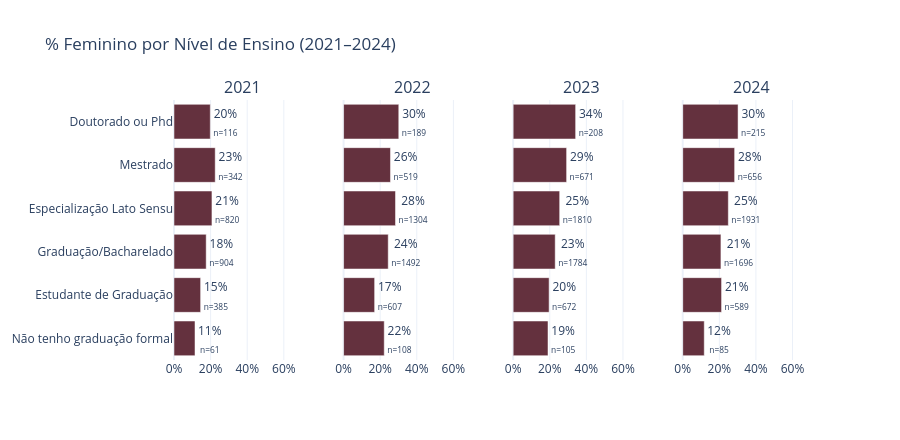

Notebook source saved alongside this figure:
### Markdown cell above
### 2.5 — Escolaridade por gênero

### Code cell
fig = subplots_pct_fem(
    df, 'nivel_ensino', NIVEL_ENSINO_ORDEM,
    '% Feminino por Nível de Ensino (2021–2024)',
    height=440,
)
fig.show()

### Figure 1 — Plotly figure (JSON) as saved in the notebook; plotly's stock layout.template omitted (floating-point values rounded to 4 significant figures)
{"data": [{"marker": {"color": "#64313E"}, "orientation": "h", "showlegend": false, "text": ["11%<br><sub>n=61</sub>", "15%<br><sub>n=385</sub>", "18%<br><sub>n=904</sub>", "21%<br><sub>n=820</sub>", "23%<br><sub>n=342</sub>", "20%<br><sub>n=116</sub>"], "textposition": "outside", "type": "bar", "x": [11.48, 14.55, 17.59, 20.73, 22.51, 19.83], "xaxis": "x", "y": ["Não tenho graduação formal", "Estudante de Graduação", "Graduação/Bacharelado", "Especialização Lato Sensu", "Mestrado", "Doutorado ou Phd"], "yaxis": "y"}, {"marker": {"color": "#64313E"}, "orientation": "h", "showlegend": false, "text": ["22%<br><sub>n=108</sub>", "17%<br><sub>n=607</sub>", "24%<br><sub>n=1492</sub>", "28%<br><sub>n=1304</sub>", "26%<br><sub>n=519</sub>", "30%<br><sub>n=189</sub>"], "textposition": "outside", "type": "bar", "x": [22.22, 16.97, 24.4, 28.37, 25.63, 30.16], "xaxis": "x2", "y": ["Não tenho graduação formal", "Estudante de Graduação", "Graduação/Bacharelado", "Especialização Lato Sensu", "Mestrado", "Doutorado ou Phd"], "yaxis": "y2"}, {"marker": {"color": "#64313E"}, "orientation": "h", "showlegend": false, "text": ["19%<br><sub>n=105</sub>", "20%<br><sub>n=672</sub>", "23%<br><sub>n=1784</sub>", "25%<br><sub>n=1810</sub>", "29%<br><sub>n=671</sub>", "34%<br><sub>n=208</sub>"], "textposition": "outside", "type": "bar", "x": [19.05, 19.64, 22.98, 25.41, 29.21, 34.13], "xaxis": "x3", "y": ["Não tenho graduação formal", "Estudante de Graduação", "Graduação/Bacharelado", "Especialização Lato Sensu", "Mestrado", "Doutorado ou Phd"], "yaxis": "y3"}, {"marker": {"color": "#64313E"}, "orientation": "h", "showlegend": false, "text": ["12%<br><sub>n=85</sub>", "21%<br><sub>n=589</sub>", "21%<br><sub>n=1696</sub>", "25%<br><sub>n=1931</sub>", "28%<br><sub>n=656</sub>", "30%<br><sub>n=215</sub>"], "textposition": "outside", "type": "bar", "x": [11.76, 21.22, 20.87, 24.91, 28.35, 30.23], "xaxis": "x4", "y": ["Não tenho graduação formal", "Estudante de Graduação", "Graduação/Bacharelado", "Especialização Lato Sensu", "Mestrado", "Doutorado ou Phd"], "yaxis": "y4"}], "layout": {"annotations": [{"font": {"size": 16}, "showarrow": false, "text": "2021", "x": 0.1062, "xanchor": "center", "xref": "paper", "y": 1, "yanchor": "bottom", "yref": "paper"}, {"font": {"size": 16}, "showarrow": false, "text": "2022", "x": 0.3688, "xanchor": "center", "xref": "paper", "y": 1, "yanchor": "bottom", "yref": "paper"}, {"font": {"size": 16}, "showarrow": false, "text": "2023", "x": 0.6313, "xanchor": "center", "xref": "paper", "y": 1, "yanchor": "bottom", "yref": "paper"}, {"font": {"size": 16}, "showarrow": false, "text": "2024", "x": 0.8938, "xanchor": "center", "xref": "paper", "y": 1, "yanchor": "bottom", "yref": "paper"}], "height": 440, "legend": {"orientation": "h", "x": 1, "xanchor": "right", "y": 1.02}, "title": {"text": "% Feminino por Nível de Ensino (2021–2024)"}, "xaxis": {"anchor": "y", "domain": [0, 0.2125], "range": [0, 75], "ticksuffix": "%"}, "xaxis2": {"anchor": "y2", "domain": [0.2625, 0.475], "range": [0, 75], "ticksuffix": "%"}, "xaxis3": {"anchor": "y3", "domain": [0.525, 0.7375], "range": [0, 75], "ticksuffix": "%"}, "xaxis4": {"anchor": "y4", "domain": [0.7875, 1], "range": [0, 75], "ticksuffix": "%"}, "yaxis": {"anchor": "x", "domain": [0, 1]}, "yaxis2": {"anchor": "x2", "domain": [0, 1], "matches": "y", "showticklabels": false}, "yaxis3": {"anchor": "x3", "domain": [0, 1], "matches": "y", "showticklabels": false}, "yaxis4": {"anchor": "x4", "domain": [0, 1], "matches": "y", "showticklabels": false}}}
